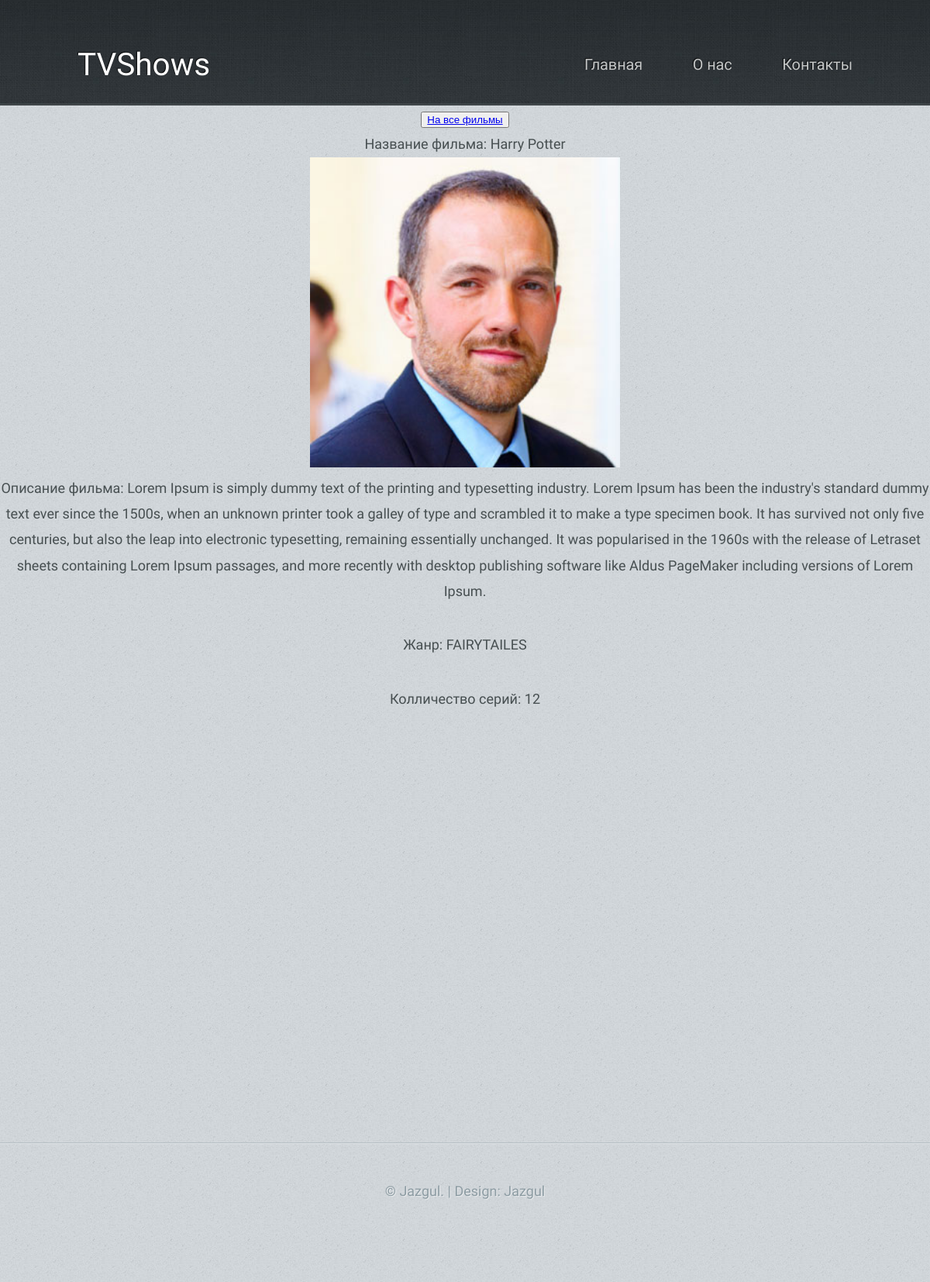
/tvdetail/1/, run on the app's committed database.
### tvshows/models.py (models this page shows, shortened)
class TvShow(models.Model):
    GENRE = (
        ('DETECTIVE', 'DETECTIVE'),
        ('HORROR', 'HORROR'),
        ('ANIME', 'ANIME'),
        ('MELODRAMA', 'MELODRAMA'),
        ('FAIRYTAILES', 'FAIRYTAIL')
    )
    title = models.CharField(max_length=30)
    description = models.TextField()
    image = models.ImageField(upload_to='')
    genre = models.CharField(choices=GENRE, max_length=100)
    quantity = models.IntegerField()
    trailer = models.URLField()

### tvshows/views.py (the view)
# urls.py: path('tvdetail/<int:id>/', views.showdetailview, name='detail'),
def showdetailview(request, id):
    show = get_object_or_404(models.TvShow, id=id)
    return render(request, 'tv_detail.html', {'show_object': show})

### templates/tv_detail.html (shortened to what this page needs)
<!DOCTYPE HTML>
{% load static %}
<html>
	<head>
		<link rel="stylesheet" href="{% static 'css/main.css' %}" />
		<link rel="stylesheet" href="{% static 'css/ie9.css' %}" />
	</head>
	<body>
		<div id="page-wrapper">
				<div id="header-wrapper">
					<header id="header" class="container">
						<div class="row">
							<div class="12u">
									<h1><a href="#" id="logo">TVShows</a></h1>
									<nav id="nav">
										<a href="index.html">Главная</a>
										<a href="#">О нас</a>
										<a href="#">Контакты</a>
									</nav>
							</div>
						</div>
					</header>
				</div>
<center>
    <button><a href="/tv/">На все фильмы</a></button>
    <h1>Название фильма: {{show_object.title}}</h1>
    <img src="{{show_object.image.url}}" alt="" width="400" height="400">
	 <p>Описание фильма: {{show_object.description}}</p>
    <p><i>Жанр: {{show_object.genre}}</i></p>
    <p><b>Колличество серий: {{show_object.quantity}}</b></p>
    <iframe src="{{show_object.trailer}}" frameborder="0" width="640" height="420"></iframe>
</center>
				<div id="footer-wrapper">
					<footer id="footer" class="container">
						<div class="row">
							<div class="8u 12u(mobile)">
						</div>
					</footer>
				</div>
				<div id="copyright">
					&copy; Jazgul. | Design: Jazgul
				</div>
		</div>
	</body>
</html>

### static/css/main.css (style rules this page uses)
html, body, div, span, applet, object, iframe, h1, h2, h3, h4, h5, h6, p, blockquote, pre, a, abbr, acronym, address, big, cite, code, del, dfn, em, img, ins, kbd, q, s, samp, small, strike, strong, sub, sup, tt, var, b, u, i, center, dl, dt, dd, ol, ul, li, fieldset, form, label, legend, table, caption, tbody, tfoot, thead, tr, th, td, article, aside, canvas, details, embed, figure, figcaption, footer, header, hgroup, menu, nav, output, ruby, section, summary, time, mark, audio, video { margin: 0; padding: 0; border: 0; font-size: 100%; font: inherit; vertical-align: baseline; }
article, aside, details, figcaption, figure, footer, header, hgroup, menu, nav, section { display: block; }
body { line-height: 1; }
body { -webkit-text-size-adjust: none; }
*, *:before, *:after { -moz-box-sizing: border-box; -webkit-box-sizing: border-box; box-sizing: border-box; }
.container { margin-left: auto; margin-right: auto; }
.container { width: 960px; }
@media screen and (min-width: 737px) { .container { width: 1200px; } }
@media screen and (min-width: 737px) and (max-width: 1200px) { .container { width: 1000px; } }
.row { border-bottom: solid 1px transparent; -moz-box-sizing: border-box; -webkit-box-sizing: border-box; box-sizing: border-box; }
.row > * { float: left; -moz-box-sizing: border-box; -webkit-box-sizing: border-box; box-sizing: border-box; }
.row:after, .row:before { content: ''; display: block; clear: both; height: 0; }
.row > * { padding: 0 0 0 40px; }
.row { margin: 0 0 -1px -40px; }
.\31 2u, .\31 2u\24 { width: 100%; clear: none; margin-left: 0; }
.\38 u, .\38 u\24 { width: 66.6666666667%; clear: none; margin-left: 0; }
@media screen and (min-width: 737px) { .row > * { padding: 25px 0 0 25px; } }
@media screen and (min-width: 737px) { .row { margin: -25px 0 -1px -25px; } }
@media screen and (min-width: 737px) and (max-width: 1200px) { .row > * { padding: 20px 0 0 20px; } }
@media screen and (min-width: 737px) and (max-width: 1200px) { .row { margin: -20px 0 -1px -20px; } }
body { background: #D4D9DD url("images/bg03.jpg"); color: #474f51; font-size: 13.5pt; font-family: 'Yanone Kaffeesatz'; line-height: 1.85em; font-weight: 300; }
ul, ol, p, dl { margin: 0 0 2em 0; }
a { text-decoration: underline; }
@media screen and (min-width: 737px) { body { min-width: 1200px; } }
@media screen and (min-width: 737px) { #header-wrapper { background: #3B4346 url("images/bg01.jpg"); border-bottom: solid 1px #272d30; box-shadow: inset 0px -1px 0px 0px #51575a; text-shadow: -1px -1px 1px rgba(0, 0, 0, 0.75); } }
@media screen and (min-width: 737px) { #footer-wrapper { padding: 45px 0 45px 0; text-shadow: 1px 1px 1px white; } }
@media screen and (min-width: 737px) { #header { min-height: 155px; position: relative; } }
@media screen and (min-width: 737px) { #header h1 { position: absolute; left: 0; bottom: 35px; font-size: 2.75em; } }
@media screen and (min-width: 737px) { #header h1 a { color: #fff; text-decoration: none; } }
@media screen and (min-width: 737px) { #header nav { position: absolute; right: 0; bottom: 35px; font-weight: 200; } }
@media screen and (min-width: 737px) { #header nav a { color: #c6c8c8; text-decoration: none; font-size: 1.4em; margin-left: 60px; outline: 0; } }
@media screen and (min-width: 737px) { #footer { color: #546b76; text-shadow: 1px 1px 0px rgba(255, 255, 255, 0.5); } }
@media screen and (min-width: 737px) { #copyright { border-top: solid 1px #b5bec3; box-shadow: inset 0px 1px 0px 0px #e0e4e7; text-align: center; padding: 45px 0 80px 0; color: #8d9ca3; text-shadow: 1px 1px 0px rgba(255, 255, 255, 0.5); } }
@media screen and (min-width: 737px) and (max-width: 1200px) { body { min-width: 1000px; } }
@media screen and (min-width: 737px) and (max-width: 1200px) { #header h1 { font-size: 2.25em; } }
@media screen and (min-width: 737px) and (max-width: 1200px) { #header nav a { font-size: 1.1em; } }

### data on the page
TvShow: title "Harry Potter", image (picture), description "Lorem Ipsum is simply dummy text of the printing and typesetting industry. Lorem Ipsum has been the industry's standard dummy text ever since the 1500s, when an unknown printer took a galley of type and scrambled it to make a type specimen book. It has survived not only five centuries, but also the leap into electronic typesetting, remaining essentially unchanged. It was popularised in the 1960s with the release of Letraset sheets containing Lorem Ipsum passages, and more recently with desktop publishing software like Aldus PageMaker including versions of Lorem Ipsum.", genre "FAIRYTAILES", quantity "12"
